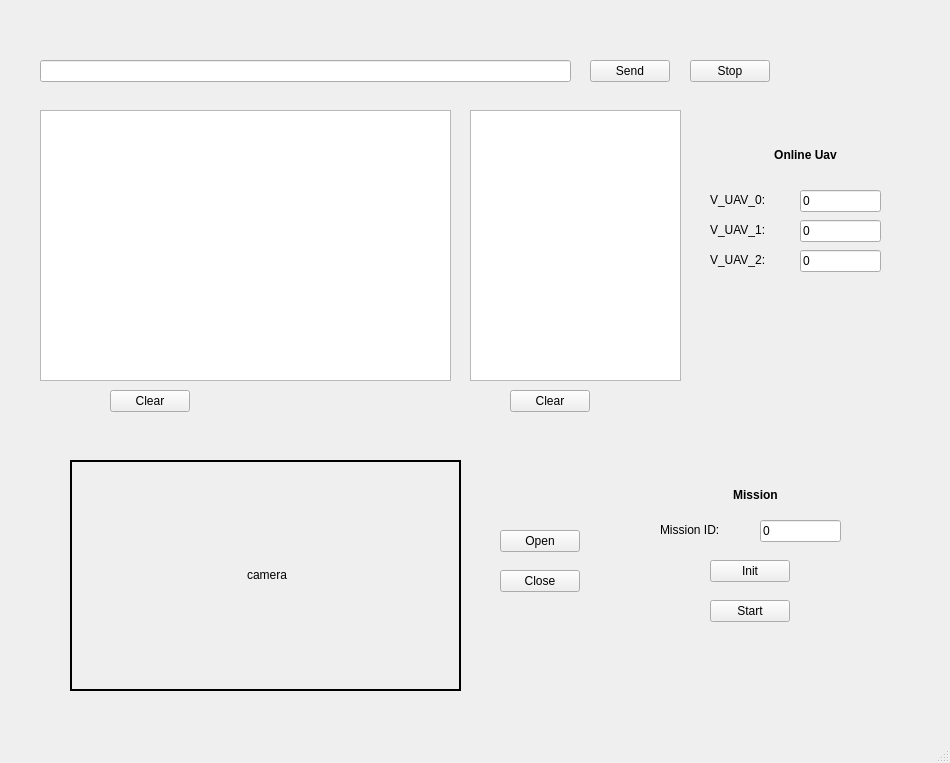
<?xml version="1.0" encoding="UTF-8"?>
<ui version="4.0">
 <class>v_uav_local_network</class>
 <widget class="QMainWindow" name="v_uav_local_network">
  <property name="geometry">
   <rect>
    <x>0</x>
    <y>0</y>
    <width>950</width>
    <height>763</height>
   </rect>
  </property>
  <property name="windowTitle">
   <string>MainWindow</string>
  </property>
  <widget class="QWidget" name="centralwidget">
   <widget class="QLabel" name="v_uav_0_camera_image">
    <property name="geometry">
     <rect>
      <x>70</x>
      <y>460</y>
      <width>391</width>
      <height>231</height>
     </rect>
    </property>
    <property name="frameShape">
     <enum>QFrame::WinPanel</enum>
    </property>
    <property name="text">
     <string>&lt;html&gt;&lt;head/&gt;&lt;body&gt;&lt;p align=&quot;center&quot;&gt;camera&lt;/p&gt;&lt;/body&gt;&lt;/html&gt;</string>
    </property>
   </widget>
   <widget class="QPushButton" name="v_uav_0_init_button">
    <property name="geometry">
     <rect>
      <x>710</x>
      <y>560</y>
      <width>80</width>
      <height>22</height>
     </rect>
    </property>
    <property name="text">
     <string>Init</string>
    </property>
   </widget>
   <widget class="QLabel" name="v_uav_0_label">
    <property name="geometry">
     <rect>
      <x>870</x>
      <y>50</y>
      <width>61</width>
      <height>51</height>
     </rect>
    </property>
    <property name="text">
     <string/>
    </property>
    <property name="textFormat">
     <enum>Qt::RichText</enum>
    </property>
    <property name="pixmap">
     <pixmap resource="../resources/images.qrc">:/images/uav.jpeg</pixmap>
    </property>
    <property name="scaledContents">
     <bool>true</bool>
    </property>
   </widget>
   <widget class="QLabel" name="v_uav_0_current_position_label">
    <property name="geometry">
     <rect>
      <x>740</x>
      <y>140</y>
      <width>131</width>
      <height>31</height>
     </rect>
    </property>
    <property name="text">
     <string>&lt;html&gt;&lt;head/&gt;&lt;body&gt;&lt;p align=&quot;center&quot;&gt;&lt;span style=&quot; font-weight:600;&quot;&gt;Online Uav&lt;/span&gt;&lt;/p&gt;&lt;/body&gt;&lt;/html&gt;</string>
    </property>
   </widget>
   <widget class="QLineEdit" name="v_uav_0_mission_id_edit">
    <property name="geometry">
     <rect>
      <x>760</x>
      <y>520</y>
      <width>81</width>
      <height>22</height>
     </rect>
    </property>
    <property name="text">
     <string>0</string>
    </property>
   </widget>
   <widget class="QLabel" name="v_uav_0_mission_label">
    <property name="geometry">
     <rect>
      <x>690</x>
      <y>480</y>
      <width>131</width>
      <height>31</height>
     </rect>
    </property>
    <property name="text">
     <string>&lt;html&gt;&lt;head/&gt;&lt;body&gt;&lt;p align=&quot;center&quot;&gt;&lt;span style=&quot; font-weight:600;&quot;&gt;Mission&lt;/span&gt;&lt;/p&gt;&lt;/body&gt;&lt;/html&gt;</string>
    </property>
   </widget>
   <widget class="QPushButton" name="v_uav_0_camera_open_button">
    <property name="geometry">
     <rect>
      <x>500</x>
      <y>530</y>
      <width>80</width>
      <height>22</height>
     </rect>
    </property>
    <property name="text">
     <string>Open</string>
    </property>
   </widget>
   <widget class="QPushButton" name="v_uav_0_mission_start_button">
    <property name="geometry">
     <rect>
      <x>710</x>
      <y>600</y>
      <width>80</width>
      <height>22</height>
     </rect>
    </property>
    <property name="text">
     <string>Start</string>
    </property>
   </widget>
   <widget class="QLabel" name="v_uav_0_mission_id_label">
    <property name="geometry">
     <rect>
      <x>660</x>
      <y>520</y>
      <width>71</width>
      <height>20</height>
     </rect>
    </property>
    <property name="text">
     <string>Mission ID:</string>
    </property>
   </widget>
   <widget class="QPushButton" name="v_uav_0_camera_close_button">
    <property name="geometry">
     <rect>
      <x>500</x>
      <y>570</y>
      <width>80</width>
      <height>22</height>
     </rect>
    </property>
    <property name="text">
     <string>Close</string>
    </property>
   </widget>
   <widget class="QLineEdit" name="v_uav_0_ref_nlp_command">
    <property name="geometry">
     <rect>
      <x>40</x>
      <y>60</y>
      <width>531</width>
      <height>22</height>
     </rect>
    </property>
   </widget>
   <widget class="QPushButton" name="v_uav_0_send_command_button">
    <property name="geometry">
     <rect>
      <x>590</x>
      <y>60</y>
      <width>80</width>
      <height>22</height>
     </rect>
    </property>
    <property name="text">
     <string>Send</string>
    </property>
   </widget>
   <widget class="QPlainTextEdit" name="feedback_text_edit">
    <property name="geometry">
     <rect>
      <x>470</x>
      <y>110</y>
      <width>211</width>
      <height>271</height>
     </rect>
    </property>
   </widget>
   <widget class="QLabel" name="v_uav_0_mission_id_label_2">
    <property name="geometry">
     <rect>
      <x>710</x>
      <y>190</y>
      <width>71</width>
      <height>20</height>
     </rect>
    </property>
    <property name="text">
     <string>V_UAV_0:</string>
    </property>
   </widget>
   <widget class="QLabel" name="v_uav_0_mission_id_label_3">
    <property name="geometry">
     <rect>
      <x>710</x>
      <y>220</y>
      <width>71</width>
      <height>20</height>
     </rect>
    </property>
    <property name="text">
     <string>V_UAV_1:</string>
    </property>
   </widget>
   <widget class="QLineEdit" name="v_uav_0_mission_id_edit_2">
    <property name="geometry">
     <rect>
      <x>800</x>
      <y>190</y>
      <width>81</width>
      <height>22</height>
     </rect>
    </property>
    <property name="text">
     <string>0</string>
    </property>
   </widget>
   <widget class="QLabel" name="v_uav_0_mission_id_label_4">
    <property name="geometry">
     <rect>
      <x>710</x>
      <y>250</y>
      <width>71</width>
      <height>20</height>
     </rect>
    </property>
    <property name="text">
     <string>V_UAV_2:</string>
    </property>
   </widget>
   <widget class="QLineEdit" name="v_uav_0_mission_id_edit_3">
    <property name="geometry">
     <rect>
      <x>800</x>
      <y>220</y>
      <width>81</width>
      <height>22</height>
     </rect>
    </property>
    <property name="text">
     <string>0</string>
    </property>
   </widget>
   <widget class="QLineEdit" name="v_uav_0_mission_id_edit_4">
    <property name="geometry">
     <rect>
      <x>800</x>
      <y>250</y>
      <width>81</width>
      <height>22</height>
     </rect>
    </property>
    <property name="text">
     <string>0</string>
    </property>
   </widget>
   <widget class="QPushButton" name="v_uav_0_stop_command_button">
    <property name="geometry">
     <rect>
      <x>690</x>
      <y>60</y>
      <width>80</width>
      <height>22</height>
     </rect>
    </property>
    <property name="text">
     <string>Stop</string>
    </property>
   </widget>
   <widget class="QPlainTextEdit" name="reasoning_text_edit">
    <property name="geometry">
     <rect>
      <x>40</x>
      <y>110</y>
      <width>411</width>
      <height>271</height>
     </rect>
    </property>
   </widget>
   <widget class="QPushButton" name="clear_reasoning_button">
    <property name="geometry">
     <rect>
      <x>110</x>
      <y>390</y>
      <width>80</width>
      <height>22</height>
     </rect>
    </property>
    <property name="text">
     <string>Clear</string>
    </property>
   </widget>
   <widget class="QPushButton" name="clear_feedback_button">
    <property name="geometry">
     <rect>
      <x>510</x>
      <y>390</y>
      <width>80</width>
      <height>22</height>
     </rect>
    </property>
    <property name="text">
     <string>Clear</string>
    </property>
   </widget>
  </widget>
  <widget class="QMenuBar" name="menubar">
   <property name="geometry">
    <rect>
     <x>0</x>
     <y>0</y>
     <width>950</width>
     <height>28</height>
    </rect>
   </property>
  </widget>
  <widget class="QStatusBar" name="statusbar"/>
 </widget>
 <resources>
  <include location="../resources/images.qrc"/>
 </resources>
 <connections/>
</ui>
